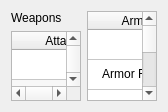
              <widget class="QWidget" name="page_3">
               <property name="geometry">
                <rect>
                 <x>0</x>
                 <y>0</y>
                 <width>168</width>
                 <height>111</height>
                </rect>
               </property>
               <attribute name="label">
                <string>Weapons / Armor</string>
               </attribute>
               <layout class="QHBoxLayout" name="horizontalLayout_59">
                <item>
                 <layout class="QHBoxLayout" name="horizontalLayout_50">
                  <item>
                   <layout class="QVBoxLayout" name="verticalLayout_59">
                    <item>
                     <widget class="QLabel" name="label_43">
                      <property name="text">
                       <string>Weapons</string>
                      </property>
                     </widget>
                    </item>
                    <item>
                     <widget class="QTableWidget" name="weaponsTable_sifrp">
                      <property name="alternatingRowColors">
                       <bool>true</bool>
                      </property>
                      <attribute name="horizontalHeaderStretchLastSection">
                       <bool>true</bool>
                      </attribute>
                      <attribute name="verticalHeaderVisible">
                       <bool>false</bool>
                      </attribute>
                      <attribute name="verticalHeaderStretchLastSection">
                       <bool>false</bool>
                      </attribute>
                      <row>
                       <property name="text">
                        <string/>
                       </property>
                      </row>
                      <row>
                       <property name="text">
                        <string/>
                       </property>
                      </row>
                      <row>
                       <property name="text">
                        <string/>
                       </property>
                      </row>
                      <row>
                       <property name="text">
                        <string/>
                       </property>
                      </row>
                      <row>
                       <property name="text">
                        <string/>
                       </property>
                      </row>
                      <column>
                       <property name="text">
                        <string>Attack</string>
                       </property>
                      </column>
                      <column>
                       <property name="text">
                        <string>Test Dice</string>
                       </property>
                      </column>
                      <column>
                       <property name="text">
                        <string>Weapon Damage</string>
                       </property>
                      </column>
                     </widget>
                    </item>
                   </layout>
                  </item>
                  <item>
                   <widget class="QTableWidget" name="armorTable_sifrp">
                    <property name="maximumSize">
                     <size>
                      <width>300</width>
                      <height>16777215</height>
                     </size>
                    </property>
                    <attribute name="horizontalHeaderStretchLastSection">
                     <bool>true</bool>
                    </attribute>
                    <attribute name="verticalHeaderVisible">
                     <bool>false</bool>
                    </attribute>
                    <row>
                     <property name="text">
                      <string/>
                     </property>
                    </row>
                    <row>
                     <property name="text">
                      <string/>
                     </property>
                    </row>
                    <row>
                     <property name="text">
                      <string/>
                     </property>
                    </row>
                    <row>
                     <property name="text">
                      <string/>
                     </property>
                    </row>
                    <row>
                     <property name="text">
                      <string/>
                     </property>
                    </row>
                    <column>
                     <property name="text">
                      <string>Armor</string>
                     </property>
                    </column>
                    <item row="0" column="0">
                     <property name="text">
                      <string/>
                     </property>
                    </item>
                    <item row="1" column="0">
                     <property name="text">
                      <string>Armor Rating</string>
                     </property>
                     <property name="textAlignment">
                      <set>AlignCenter</set>
                     </property>
                     <property name="flags">
                      <set>ItemIsEnabled</set>
                     </property>
                    </item>
                    <item row="3" column="0">
                     <property name="text">
                      <string>Armor Penalty</string>
                     </property>
                     <property name="textAlignment">
                      <set>AlignCenter</set>
                     </property>
                     <property name="flags">
                      <set>ItemIsEnabled</set>
                     </property>
                    </item>
                   </widget>
                  </item>
                 </layout>
                </item>
               </layout>
              </widget>
